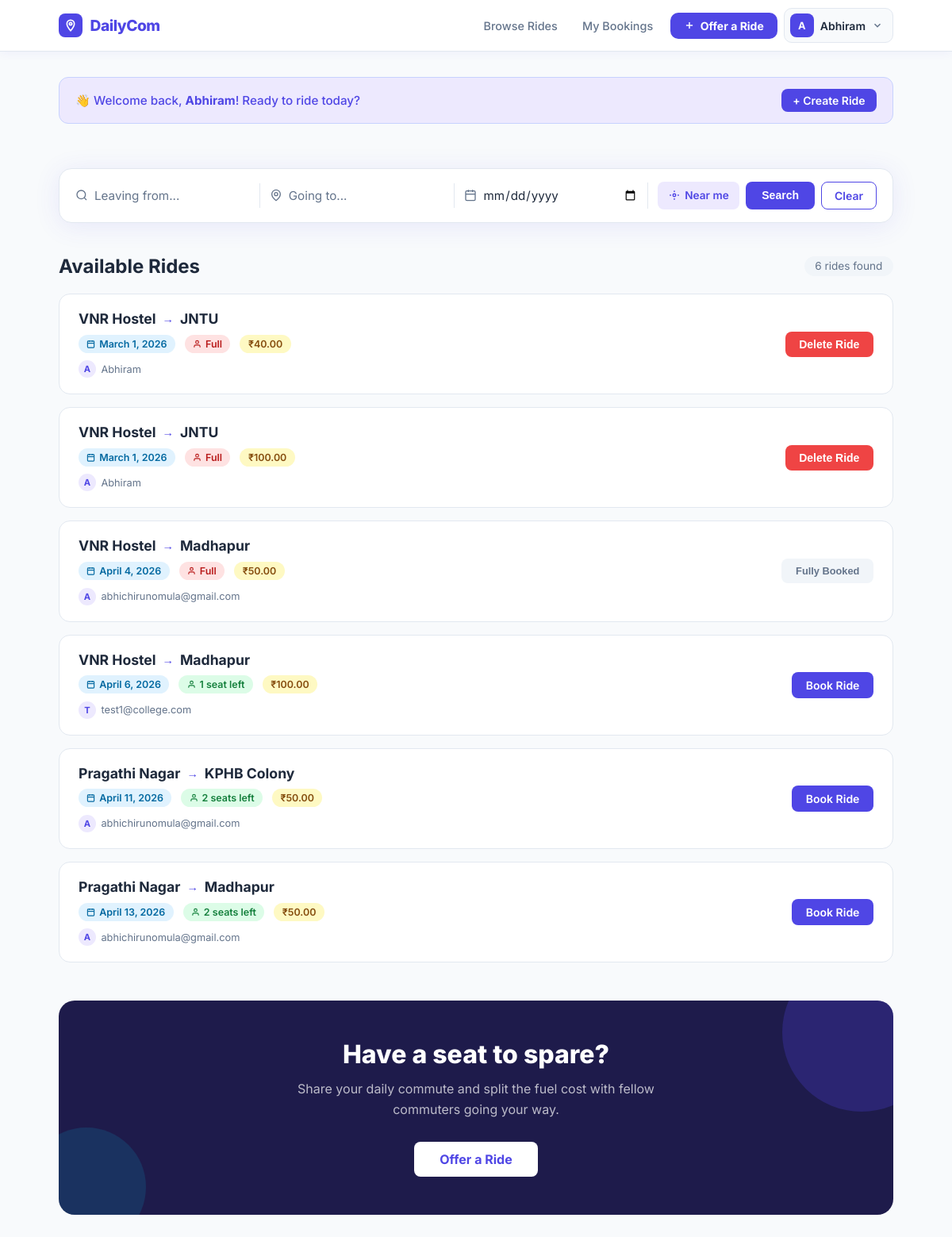
The app's page / (signed in) with its own data.
### rides/models.py (models this page shows, shortened)
class Ride(models.Model):
    driver = models.ForeignKey(User, on_delete=models.CASCADE)
    source = models.CharField(max_length=100)
    destination = models.CharField(max_length=100)
    date = models.DateField()
    seats_available = models.IntegerField()
    price = models.DecimalField(max_digits=6, decimal_places=2)

### rides/views.py (the view)
# urls.py: path('', views.home, name='home'),
def home(request):
    rides = Ride.objects.all()
    source = request.GET.get('source', '').strip()
    destination = request.GET.get('destination', '').strip()
    date = request.GET.get('date', '').strip()
    if source:
        rides = rides.filter(source__icontains=source)
    if destination:
        rides = rides.filter(destination__icontains=destination)
    if date:
        rides = rides.filter(date=date)
    booked_rides = []
    if request.user.is_authenticated:
        booked_rides = Booking.objects.filter(
            user=request.user
        ).values_list('ride_id', flat=True)
    return render(request, 'home.html', {
        'rides': rides,
        'booked_rides': booked_rides,
        'source': source,
        'destination': destination,
        'date': date,
    })

### templates/home.html (shortened to what this page needs)
{% extends "base.html" %}
{% block content %}
{% if user.is_authenticated %}
<div class="dc-welcome">
  <span>👋 Welcome back, <strong>{{ user.username }}</strong>! Ready to ride today?</span>
  <a href="{% url 'create_ride' %}" class="btn btn-primary" style="font-size:.875rem; padding:.4rem .9rem;">+ Create Ride</a>
</div>
{% endif %}
<div id="location-status" class="dc-location-status"></div>
<div class="dc-search-wrap">
  <form method="GET" action="{% url 'home' %}" style="display:contents;">
    <div class="dc-search-field">
      <svg width="16" height="16" viewBox="0 0 24 24" fill="none" stroke="currentColor" stroke-width="2"><circle cx="11" cy="11" r="8"/><path d="m21 21-4.35-4.35"/></svg>
      <input type="text" name="source" id="source-input" placeholder="Leaving from..." value="{{ source }}">
    </div>
    <div class="dc-search-field">
      <svg width="16" height="16" viewBox="0 0 24 24" fill="none" stroke="currentColor" stroke-width="2"><path d="M20 10c0 6-8 12-8 12s-8-6-8-12a8 8 0 0 1 16 0Z"/><circle cx="12" cy="10" r="3"/></svg>
      <input type="text" name="destination" placeholder="Going to..." value="{{ destination }}">
    </div>
    <div class="dc-search-field">
      <svg width="16" height="16" viewBox="0 0 24 24" fill="none" stroke="currentColor" stroke-width="2"><rect x="3" y="4" width="18" height="18" rx="2"/><line x1="16" y1="2" x2="16" y2="6"/><line x1="8" y1="2" x2="8" y2="6"/><line x1="3" y1="10" x2="21" y2="10"/></svg>
      <input type="date" name="date" value="{{ date }}">
    </div>
    <div class="dc-search-actions">
      <button type="button" class="dc-location-btn" id="locate-btn" title="Use my location">
        <svg width="14" height="14" viewBox="0 0 24 24" fill="none" stroke="currentColor" stroke-width="2.5"><circle cx="12" cy="12" r="3"/><path d="M12 2v3M12 19v3M2 12h3M19 12h3"/></svg>
        Near me
      </button>
      <button type="submit" class="btn btn-primary" style="padding:.5rem 1.25rem;">Search</button>
      <a href="{% url 'home' %}" class="btn btn-outline" style="padding:.5rem 1rem;">Clear</a>
    </div>
  </form>
</div>
{% if user.is_authenticated %}
<div class="dc-section-header">
  <h2>Available Rides</h2>
  {% if rides %}
  <span class="dc-ride-count">{{ rides|length }} ride{{ rides|length|pluralize }} found</span>
  {% endif %}
</div>
{% if rides %}
<div class="dc-rides-grid">
  {% for ride in rides %}
  <div class="dc-ride-card">
    <div class="dc-ride-left">
      <div class="dc-ride-route">
        {{ ride.source }}
        <span class="dc-ride-route-arrow">→</span>
        {{ ride.destination }}
      </div>
      <div class="dc-ride-meta">
        <span class="dc-badge dc-badge-date">
          <svg width="11" height="11" viewBox="0 0 24 24" fill="none" stroke="currentColor" stroke-width="2.5"><rect x="3" y="4" width="18" height="18" rx="2"/><line x1="16" y1="2" x2="16" y2="6"/><line x1="8" y1="2" x2="8" y2="6"/><line x1="3" y1="10" x2="21" y2="10"/></svg>
          {{ ride.date }}
        </span>
        <span class="dc-badge {% if ride.seats_available > 0 %}dc-badge-seats-ok{% else %}dc-badge-seats-no{% endif %}">
          <svg width="11" height="11" viewBox="0 0 24 24" fill="none" stroke="currentColor" stroke-width="2.5"><path d="M20 21v-2a4 4 0 0 0-4-4H8a4 4 0 0 0-4 4v2"/><circle cx="12" cy="7" r="4"/></svg>
          {% if ride.seats_available > 0 %}{{ ride.seats_available }} seat{{ ride.seats_available|pluralize }} left{% else %}Full{% endif %}
        </span>
        <span class="dc-badge dc-badge-price">
  ₹{{ ride.price }}
</span>
      </div>
      <div class="dc-ride-driver">
        <span class="dc-driver-avatar">{{ ride.driver.username|first|upper }}</span>
        {{ ride.driver.username }}
      </div>
    </div>
    <div class="dc-ride-action">
      {% if user.is_authenticated %}
        {% if ride.driver == user %}
          <form method="POST" action="{% url 'delete_ride' ride.id %}">
            <button type="submit" class="btn btn-danger"
              onclick="return confirm('Delete this ride? All bookings will be removed.')">
              Delete Ride
            </button>
          </form>
        {% elif ride.id in booked_rides %}
          <button class="btn btn-booked" disabled>Already Booked</button>
        {% elif ride.seats_available > 0 %}
          <a href="{% url 'book_ride' ride.id %}" class="btn btn-primary">Book Ride</a>
        {% else %}
          <button class="btn btn-booked" disabled>Fully Booked</button>
        {% endif %}
      {% else %}
        <a href="{% url 'login' %}" class="btn btn-outline">Login to Book</a>
      {% endif %}
    </div>
  </div>
  {% endfor %}
</div>
{% endif %}
{% if user.is_authenticated %}
<div class="dc-cta">
  <h2>Have a seat to spare?</h2>
  <p>Share your daily commute and split the fuel cost with fellow commuters going your way.</p>
  <a href="{% url 'create_ride' %}" class="btn btn-white" style="padding:.75rem 2rem; font-size:1rem;">Offer a Ride</a>
</div>
{% else %}
<div class="dc-cta">
  <h2>Share your ride. Cut your costs.</h2>
  <p>Join DailyCom and start sharing your daily commute with people going your way.</p>
  <a href="{% url 'signup' %}" class="btn btn-white" style="padding:.75rem 2rem; font-size:1rem;">Join for Free</a>
</div>
{% endif %}
{% endif %}
{% endblock %}

### templates/base.html (shortened to what this page needs)
{% load static %}
<!DOCTYPE html>
<html>
<head>
  <link rel="stylesheet" href="{% static 'css/style.css' %}">
</head>
<body>
<nav class="dc-nav">
  <div class="dc-nav-inner">
    <a href="{% url 'home' %}" class="dc-nav-brand">
      <div class="dc-nav-brand-icon">
        <svg width="16" height="16" viewBox="0 0 24 24" fill="none" stroke="#fff" stroke-width="2.5">
          <path d="M12 2C8.13 2 5 5.13 5 9c0 5.25 7 13 7 13s7-7.75 7-13c0-3.87-3.13-7-7-7z"/>
          <circle cx="12" cy="9" r="2.5"/>
        </svg>
      </div>
      DailyCom
    </a>
    {% if user.is_authenticated %}
    <div class="dc-nav-links">
      <a href="{% url 'home' %}" class="dc-nav-link">Browse Rides</a>
      <a href="{% url 'my_bookings' %}" class="dc-nav-link">My Bookings</a>
      <a href="{% url 'create_ride' %}" class="dc-nav-cta">
        <svg width="14" height="14" viewBox="0 0 24 24" fill="none" stroke="currentColor" stroke-width="2.5"><line x1="12" y1="5" x2="12" y2="19"/><line x1="5" y1="12" x2="19" y2="12"/></svg>
        Offer a Ride
      </a>
      <div class="dc-user-menu" id="userMenu">
        <button class="dc-user-btn" id="userBtn" onclick="toggleUserMenu()">
          <div class="dc-user-avatar">{{ user.username|first|upper }}</div>
          <span class="dc-user-name">{{ user.username }}</span>
          <svg width="14" height="14" viewBox="0 0 24 24" fill="none" stroke="currentColor" stroke-width="2.5" class="dc-chevron"><polyline points="6 9 12 15 18 9"/></svg>
        </button>
      </div>
    </div>
    {% endif %}
  </div>
</nav>
<div class="container">
  {% block content %}{% endblock %}
</div>
</body>
</html>

### static/css/style.css (style rules this page uses)
*, *::before, *::after { box-sizing: border-box; margin: 0; padding: 0; }
:root { --primary: #4f46e5; --primary-dk: #3730a3; --accent: #06b6d4; --bg: #f8fafc; --surface: #ffffff; --border: #e2e8f0; --text: #1e293b; --muted: #64748b; --danger: #ef4444; --success: #22c55e; --radius: 12px; --shadow: 0 4px 24px rgba(79, 70, 229, .08); }
body { font-family: 'Inter', sans-serif; background: var(--bg); color: var(--text); min-height: 100vh; }
a { color: var(--primary); text-decoration: none; }
nav { background: var(--surface); border-bottom: 1px solid var(--border); box-shadow: 0 1px 6px rgba(0, 0, 0, .06); position: sticky; top: 0; z-index: 100; }
.container { max-width: 1100px; margin: 2rem auto; padding: 0 1.5rem; }
.btn { display: inline-block; padding: .5rem 1.1rem; border-radius: 8px; font-size: .875rem; font-weight: 600; cursor: pointer; transition: background .15s, transform .1s; border: none; text-decoration: none; }
.btn-primary { background: var(--primary); color: #fff; }
.btn-outline { background: transparent; border: 1.5px solid var(--primary); color: var(--primary); }
.btn-booked { background: #f1f5f9; color: var(--muted); cursor: default; font-size: .8rem; }
.btn-danger { background: var(--danger); color: #fff; }

### templates/base.html (style rules this page uses)
.dc-nav { background: #fff; border-bottom: 1px solid var(--border); position: sticky; top: 0; z-index: 200; box-shadow: 0 1px 12px rgba(79,70,229,.07); }
.dc-nav-inner { max-width: 1100px; margin: 0 auto; padding: 0 1.5rem; height: 64px; display: flex; align-items: center; justify-content: space-between; gap: 1rem; }
.dc-nav-brand { display: flex; align-items: center; gap: .6rem; font-size: 1.2rem; font-weight: 800; color: var(--primary); letter-spacing: -.5px; text-decoration: none; }
.dc-nav-brand-icon { width: 30px; height: 30px; background: var(--primary); border-radius: 8px; display: flex; align-items: center; justify-content: center; flex-shrink: 0; }
.dc-nav-links { display: flex; align-items: center; gap: .25rem; }
.dc-nav-link { font-size: .9rem; font-weight: 500; color: var(--muted); padding: .45rem .85rem; border-radius: 8px; text-decoration: none; transition: background .15s, color .15s; }
.dc-nav-cta { display: inline-flex; align-items: center; gap: .4rem; background: var(--primary); color: #fff !important; font-size: .875rem; font-weight: 700; padding: .5rem 1.1rem; border-radius: 10px; text-decoration: none; transition: background .15s, transform .1s; margin-left: .25rem; }
.dc-user-menu { position: relative; margin-left: .25rem; }
.dc-user-btn { display: flex; align-items: center; gap: .5rem; background: #f8fafc; border: 1.5px solid var(--border); border-radius: 10px; padding: .4rem .75rem .4rem .4rem; cursor: pointer; font-family: inherit; transition: background .15s, border-color .15s; }
.dc-user-avatar { width: 30px; height: 30px; border-radius: 8px; background: var(--primary); color: #fff; font-size: .8rem; font-weight: 700; display: flex; align-items: center; justify-content: center; flex-shrink: 0; }
.dc-user-name { font-size: .875rem; font-weight: 600; color: var(--text); max-width: 100px; overflow: hidden; text-overflow: ellipsis; white-space: nowrap; }
.dc-chevron { color: var(--muted); transition: transform .2s; }

### records on screen
Ride: source "VNR Hostel", destination "JNTU", date "March 1, 2026", seats_available "Full", price "40.00", driver.username|first "A", driver.username "Abhiram", shows "Delete Ride"
Ride: source "VNR Hostel", destination "JNTU", date "March 1, 2026", seats_available "Full", price "100.00", driver.username|first "A", driver.username "Abhiram", shows "Delete Ride"
Ride: source "VNR Hostel", destination "Madhapur", date "April 4, 2026", seats_available "Full", price "50.00", driver.username|first "A", driver.username "abhichirunomula@gmail.com"
Ride: source "VNR Hostel", destination "Madhapur", date "April 6, 2026", seats_available "1", price "100.00", driver.username|first "T", driver.username "test1@college.com", shows "Book Ride"
Ride: source "Pragathi Nagar", destination "KPHB Colony", date "April 11, 2026", seats_available "2", price "50.00", driver.username|first "A", driver.username "abhichirunomula@gmail.com", shows "Book Ride"
Ride: source "Pragathi Nagar", destination "Madhapur", date "April 13, 2026", seats_available "2", price "50.00", driver.username|first "A", driver.username "abhichirunomula@gmail.com", shows "Book Ride"

### other values on screen
{{ user.username|first|upper }} "A"
{{ user.username }} "Abhiram"
{{ rides|length }} "6"
